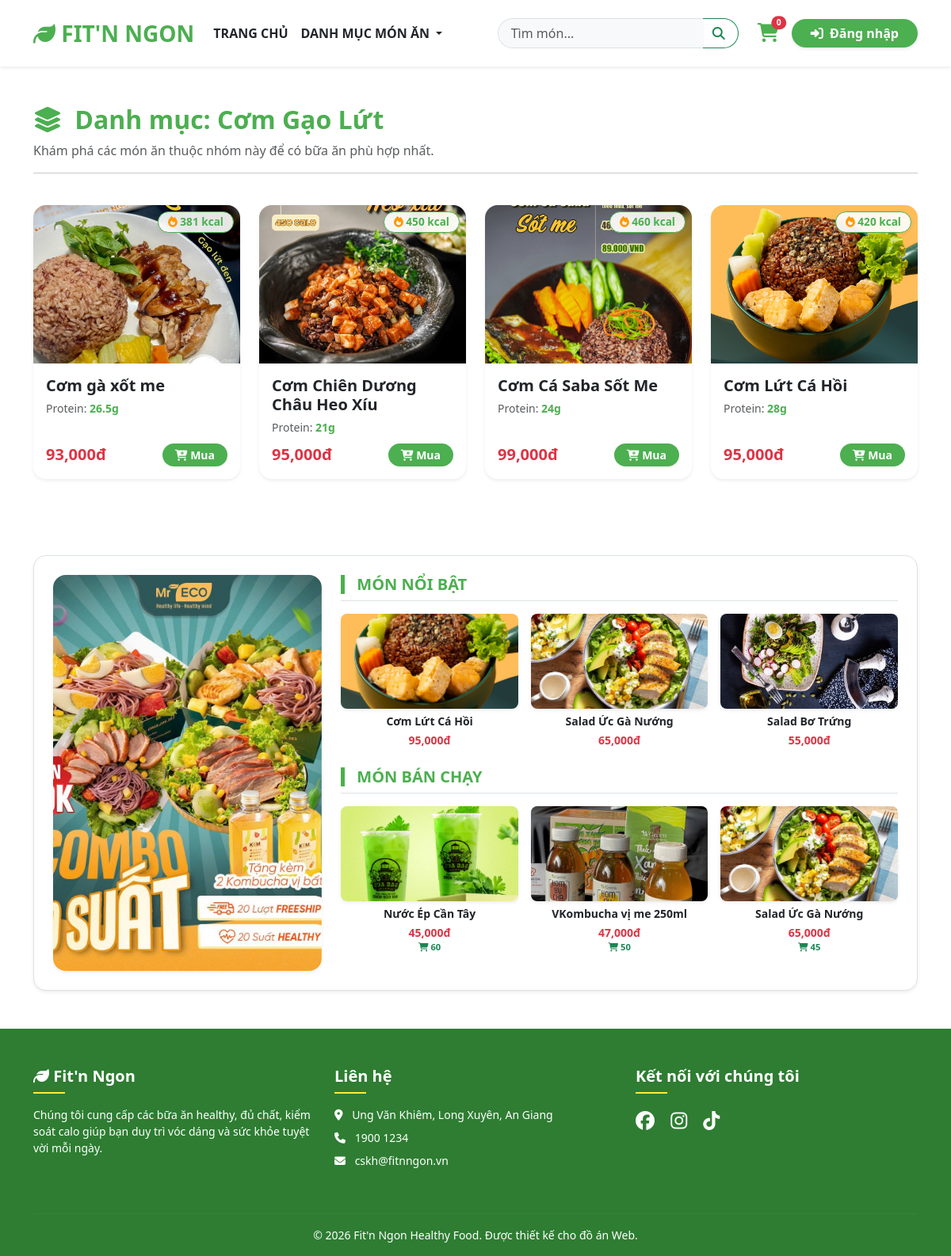
Screenshot of /public/index.php?action=group&id=2 with the database file from the repository.
### tables this page shows
CREATE TABLE `danhmuc` (
  `id` int(11) NOT NULL AUTO_INCREMENT,
  `tendanhmuc` varchar(255) NOT NULL,
  `trangthai` TINYINT(1) DEFAULT 1,
  PRIMARY KEY (`id`)
);

CREATE TABLE `mathang` (
  `id` int(11) NOT NULL AUTO_INCREMENT,
  `tenmathang` varchar(255) NOT NULL,
  `mota` text,
  `gia` int(11) NOT NULL DEFAULT '0',
  `hinhanh` varchar(255) DEFAULT NULL,
  `danhmuc_id` int(11) NOT NULL,
  `calo` int(11) DEFAULT '0',       
  `protein` float DEFAULT '0',      
  `luotxem` int(11) DEFAULT '0',
  `luotban` int(11) DEFAULT '0',    
  `soluong` int(11) DEFAULT '100',
  `trangthai` tinyint(1) DEFAULT '1',
  `giamgia` INT DEFAULT 0,
  PRIMARY KEY (`id`),
  CONSTRAINT `fk_mathang_danhmuc` FOREIGN KEY (`danhmuc_id`) REFERENCES `danhmuc`(`id`) ON DELETE CASCADE
);

### model/danhmuc.php (called while the page is built, shortened)
<?php
class DANHMUC
{
    public function laydanhmuctheoid($id)
    {
        $dbcon = DATABASE::connect();
        try {
            $sql = "SELECT * FROM danhmuc WHERE id=:id";
            $cmd = $dbcon->prepare($sql);
            $cmd->bindValue(":id", $id);
            $cmd->execute();
            $result = $cmd->fetch();
            return $result;
        } catch (PDOException $e) {
            $error_message = $e->getMessage();
            echo "<p>Lỗi truy vấn: $error_message</p>";
            exit();
        }
    }
}
?>

### model/mathang.php (called while the page is built, shortened)
<?php
class MATHANG
{
    public function laymathangtheodanhmuc($danhmuc_id)
    {
        $dbcon = DATABASE::connect();
        try {
            $sql = "SELECT m.* FROM mathang m
                    JOIN danhmuc d ON m.danhmuc_id = d.id
                    WHERE m.danhmuc_id=:madm AND m.trangthai = 1 AND d.trangthai = 1
                    ORDER BY m.id DESC";
            $cmd = $dbcon->prepare($sql);
            $cmd->bindValue(":madm", $danhmuc_id);
            $cmd->execute();
            return $cmd->fetchAll();
        } catch (PDOException $e) {
            exit($e->getMessage());
        }
    }
    public function laymathangnoibat()
    {
        $dbcon = DATABASE::connect();
        try {
            $sql = "SELECT m.* FROM mathang m
                    JOIN danhmuc d ON m.danhmuc_id = d.id
                    WHERE m.trangthai = 1 AND d.trangthai = 1
                    ORDER BY m.luotxem DESC LIMIT 3";
            $cmd = $dbcon->prepare($sql);
            $cmd->execute();
            return $cmd->fetchAll();
        } catch (PDOException $e) {
            exit($e->getMessage());
        }
    }
    public function laymathangbanchay()
    {
        $dbcon = DATABASE::connect();
        try {
            $sql = "SELECT m.* FROM mathang m
                    JOIN danhmuc d ON m.danhmuc_id = d.id
                    WHERE m.trangthai = 1 AND d.trangthai = 1
                    ORDER BY m.luotban DESC LIMIT 3";
            $cmd = $dbcon->prepare($sql);
            $cmd->execute();
            return $cmd->fetchAll();
        } catch (PDOException $e) {
            exit($e->getMessage());
        }
    }
}
?>

### public/inc/bottom.php (the view, shortened to what this page needs)
<?php if (isset($monnoibat) && isset($monbanchay)): ?>
    <div class="container mb-5 mt-5 pt-5">
        <div class="bg-white p-4 rounded-4 shadow-sm border">
            <div class="row">
                <div class="col-lg-4 d-none d-lg-block">
                    <div class="sticky-top" style="top: 20px; z-index: 5;">
                        <div id="sideCarouselBottom" class="carousel slide shadow-sm rounded-4 overflow-hidden"
                            data-bs-ride="carousel">
                            <div class="carousel-inner">
                                <div class="carousel-item active">
                                    <img src="../images/banners/side_banner1.jpg" class="d-block w-100"
                                        style="object-fit: cover; height: 500px;"
                                        onerror="this.src='https://placehold.co/400x600?text=Fit+N+Ngon+1'">
                                </div>
                            </div>
                        </div>
                    </div>
                </div>
                <div class="col-lg-8">
                    <div class="d-flex justify-content-between align-items-center mb-3 border-bottom pb-2">
                        <h5 class="fw-bold text-green mb-0" style="border-left: 5px solid #4CAF50; padding-left: 15px;">MÓN
                            NỔI BẬT</h5>
                    </div>
                    <div class="row g-3 mb-4">
                        <?php foreach ($monnoibat as $m):
                            $gia_ban = $m["gia"] * (1 - $m["giamgia"] / 100);
                            ?>
                            <div class="col-4">
                                <div class="card h-100 border-0 shadow-none text-center product-card-sm hover-trigger"
                                    data-name="<?php echo $m['tenmathang']; ?>"
                                    data-price="<?php echo number_format($gia_ban); ?>đ"
                                    data-img="../images/products/<?php echo $m['hinhanh']; ?>"
                                    data-mota="<?php echo $m['mota']; ?>" data-calo="<?php echo $m['calo']; ?> kcal"
                                    data-pro="<?php echo $m['protein']; ?>g">
                                    <a href="?action=detail&id=<?php echo $m["id"]; ?>" class="text-decoration-none">
                                        <img src="../images/products/<?php echo $m["hinhanh"]; ?>"
                                            class="rounded-3 mb-2 w-100 shadow-sm" style="height: 120px; object-fit: cover;">
                                        <h6 class="text-dark small fw-bold text-truncate mb-1"><?php echo $m["tenmathang"]; ?>
                                        </h6>
                                        <div class="d-flex flex-column align-items-center">
                                            <p class="text-danger small fw-bold mb-0"><?php echo number_format($gia_ban); ?>đ
                                            </p>
                                        </div>
                                    </a>
                                </div>
                            </div>
                        <?php endforeach; ?>
                    </div>
                    <div class="d-flex justify-content-between align-items-center mb-3 border-bottom pb-2">
                        <h5 class="fw-bold text-green mb-0" style="border-left: 5px solid #4CAF50; padding-left: 15px;">MÓN
                            BÁN CHẠY</h5>
                    </div>
                    <div class="row g-3">
                        <?php foreach ($monbanchay as $m):
                            $gia_ban = $m["gia"] * (1 - $m["giamgia"] / 100);
                            ?>
                            <div class="col-4">
                                <div class="card h-100 border-0 shadow-none text-center product-card-sm hover-trigger"
                                    data-name="<?php echo $m['tenmathang']; ?>"
                                    data-price="<?php echo number_format($gia_ban); ?>đ"
                                    data-img="../images/products/<?php echo $m['hinhanh']; ?>"
                                    data-mota="<?php echo $m['mota']; ?>" data-calo="<?php echo $m['calo']; ?> kcal"
                                    data-pro="<?php echo $m['protein']; ?>g">
                                    <a href="?action=detail&id=<?php echo $m["id"]; ?>" class="text-decoration-none">
                                        <img src="../images/products/<?php echo $m["hinhanh"]; ?>"
                                            class="rounded-3 mb-2 w-100 shadow-sm" style="height: 120px; object-fit: cover;">
                                        <h6 class="text-dark small fw-bold text-truncate mb-1"><?php echo $m["tenmathang"]; ?>
                                        </h6>
                                        <div class="d-flex flex-column align-items-center">
                                            <p class="text-danger small fw-bold mb-0"><?php echo number_format($gia_ban); ?>đ
                                            </p>
                                            <span class="text-success fw-bold" style="font-size: 0.7rem;">
                                                <i class="fa-solid fa-cart-shopping"></i> <?php echo $m["luotban"]; ?>
                                            </span>
                                        </div>
                                    </a>
                                </div>
                            </div>
                        <?php endforeach; ?>
                    </div>
                </div>
            </div>
        </div>
    </div>
<?php endif; ?>
<footer class="bg-green text-white pt-5 pb-3 mt-auto">
    <div class="container">
        <div class="row">
            <div class="col-md-4 mb-3">
                <h5 class="fw-bold"><i class="fa-solid fa-leaf"></i> Fit'n Ngon</h5>
                <p class="small mt-3">Chúng tôi cung cấp các bữa ăn healthy, đủ chất, kiểm soát calo giúp bạn duy trì
                    vóc dáng và sức khỏe tuyệt vời mỗi ngày.</p>
            </div>
            <div class="col-md-4 mb-3">
                <h5 class="fw-bold">Liên hệ</h5>
                <ul class="list-unstyled small mt-3">
                    <li class="mb-2"><i class="fa-solid fa-location-dot me-2"></i> Ung Văn Khiêm, Long Xuyên, An Giang
                    </li>
                    <li class="mb-2"><i class="fa-solid fa-phone me-2"></i> 1900 1234</li>
                    <li><i class="fa-solid fa-envelope me-2"></i> cskh@fitnngon.vn</li>
                </ul>
            </div>
            <div class="col-md-4 mb-3">
                <h5 class="fw-bold">Kết nối với chúng tôi</h5>
                <div class="mt-3">
                    <a href="#" class="text-white me-3 fs-4"><i class="fa-brands fa-facebook"></i></a>
                    <a href="#" class="text-white me-3 fs-4"><i class="fa-brands fa-instagram"></i></a>
                    <a href="#" class="text-white fs-4"><i class="fa-brands fa-tiktok"></i></a>
                </div>
            </div>
        </div>
        <hr class="mt-4 mb-3" style="border-color: rgba(255,255,255,0.2);">
        <p class="text-center small mb-0">&copy; 2026 Fit'n Ngon Healthy Food. Được thiết kế cho đồ án Web.</p>
    </div>
</footer>

### public/group.php (shortened to what this page needs)
<?php include("inc/top.php"); ?>
<div class="container my-5">
    <div class="row mb-4">
        <div class="col-md-12">
            <h2 class="text-green fw-bold">
                <i class="fa-solid fa-layer-group me-2"></i>
                Danh mục: <?php echo $tendanhmuc; ?>
            </h2>
            <p class="text-muted">Khám phá các món ăn thuộc nhóm này để có bữa ăn phù hợp nhất.</p>
            <hr>
        </div>
    </div>
    <div class="row g-4">
        <?php if (count($mathang) > 0): ?>
            <?php foreach ($mathang as $m): ?>
                <div class="col-12 col-sm-6 col-md-4 col-lg-3">
                    <div class="card product-card h-100 shadow-sm border-0 rounded-4 overflow-hidden position-relative">
                        <span class="calo-badge badge bg-white text-green position-absolute top-0 end-0 m-2 shadow-sm"
                            style="z-index: 10; border-radius: 20px; font-weight: bold; border: 1px solid #4CAF50;">
                            <i class="fa-solid fa-fire text-orange"></i> <?php echo $m["calo"]; ?> kcal
                        </span>
                        <a href="?action=detail&id=<?php echo $m["id"]; ?>">
                            <img src="../images/products/<?php echo $m["hinhanh"]; ?>" class="card-img-top"
                                alt="<?php echo $m["tenmathang"]; ?>" style="height: 200px; object-fit: cover;">
                        </a>
                        <div class="card-body d-flex flex-column">
                            <h5 class="card-title fw-bold text-dark mb-1"><?php echo $m["tenmathang"]; ?></h5>
                            <div class="mb-2">
                                <small class="text-muted">Protein: <strong
                                        class="text-green"><?php echo $m["protein"]; ?>g</strong></small>
                            </div>
                            <div class="mt-auto d-flex justify-content-between align-items-center">
                                <div>
                                    <?php if ($m["giamgia"] > 0):
                                        $gia_ban = $m["gia"] * (1 - $m["giamgia"] / 100);
                                        ?>
                                        <span class="text-danger fw-bold fs-5"><?php echo number_format($gia_ban); ?>đ</span>
                                        <br>
                                        <small
                                            class="text-muted text-decoration-line-through"><?php echo number_format($m["gia"]); ?>đ</small>
                                    <?php else: ?>
                                        <span class="text-danger fw-bold fs-5"><?php echo number_format($m["gia"]); ?>đ</span>
                                    <?php endif; ?>
                                </div>
                                <a href="?action=chovaogio&id=<?php echo $m["id"]; ?>"
                                    class="btn btn-green btn-sm rounded-pill px-3">
                                    <i class="fa-solid fa-cart-plus"></i> Mua
                                </a>
                            </div>
                        </div>
                    </div>
                </div>
            <?php endforeach; ?>
        <?php endif; ?>
    </div>
</div>
<?php include("inc/bottom.php"); ?>

### rows the page displays
danhmuc: tendanhmuc "Cơm Gạo Lứt"
mathang: calo "381", hinhanh (picture), tenmathang "Cơm gà xốt me", protein "26.5", gia "93,000"
mathang: calo "450", hinhanh (picture), tenmathang "Cơm Chiên Dương Châu Heo Xíu", protein "21", gia "95,000"
mathang: calo "460", hinhanh (picture), tenmathang "Cơm Cá Saba Sốt Me", protein "24", gia "99,000"
mathang: calo "420", hinhanh (picture), tenmathang "Cơm Lứt Cá Hồi", protein "28", gia "95,000", gia_ban "95,000"
mathang: hinhanh (picture), tenmathang "Salad Ức Gà Nướng", gia_ban "65,000", luotban "45"
mathang: hinhanh (picture), tenmathang "Salad Bơ Trứng", gia_ban "55,000"
mathang: hinhanh (picture), tenmathang "Nước Ép Cần Tây", gia_ban "45,000", luotban "60"
mathang: hinhanh (picture), tenmathang "VKombucha vị me 250ml", gia_ban "47,000", luotban "50"

### other values shown
$sl "0"
